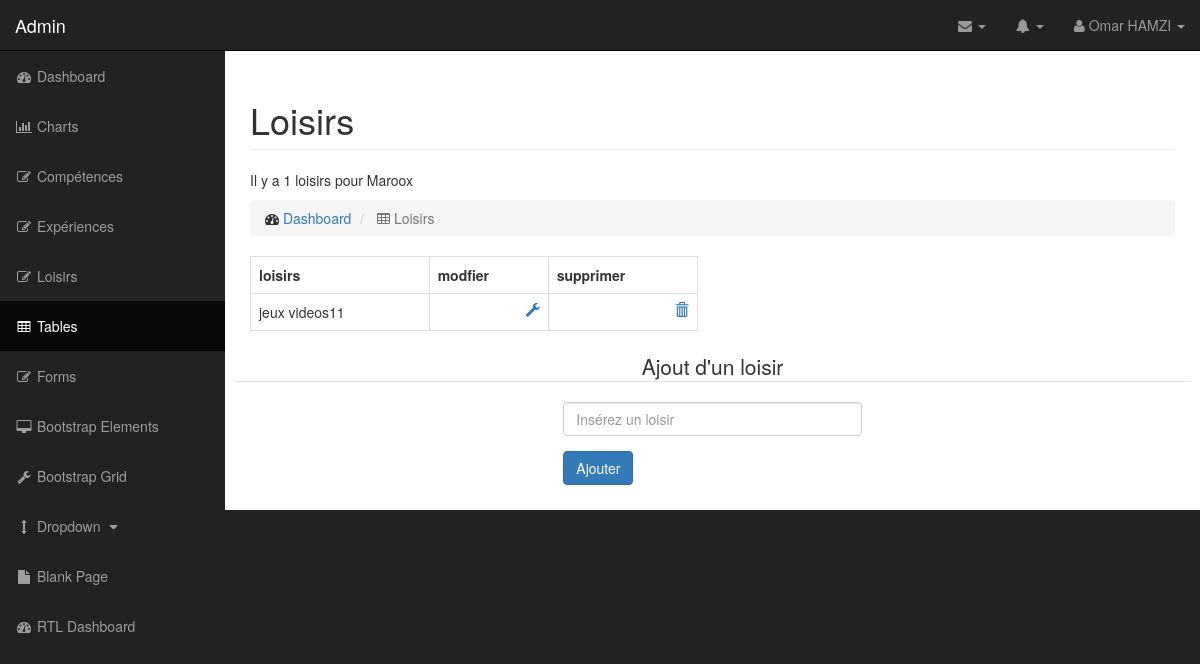
Screenshot of /oxygen/admin/loisir.php with the database file from the repository.
### tables this page shows
CREATE TABLE `t_utilisateurs` (
  `id_utilisateur` int(15) NOT NULL COMMENT 'identifiant utilisateur',
  `prenom` varchar(25) NOT NULL COMMENT 'prenom user ',
  `nom` varchar(25) NOT NULL COMMENT 'nom user',
  `email` varchar(25) NOT NULL COMMENT 'email user',
  `telephone` varchar(20) NOT NULL COMMENT 'telephone user',
  `mdp` varchar(15) NOT NULL COMMENT 'mot de passe',
  `pseudo` varchar(15) NOT NULL COMMENT 'pseudo user',
  `avatar` varchar(15) NOT NULL COMMENT 'image ou icone avatar',
  `age` int(5) NOT NULL COMMENT 'age user',
  `date_naissance` date NOT NULL COMMENT 'date de naissance ',
  `sexe` enum('Femme','Homme') NOT NULL COMMENT 'sexe user',
  `etat_civil` enum('M.','Mme') NOT NULL COMMENT 'etat civil user',
  `statut_marital` enum('Marié','Divorcé','Célébataire') NOT NULL,
  `adresse` text NOT NULL,
  `code_postal` int(5) NOT NULL,
  `ville` varchar(25) NOT NULL,
  `pays` varchar(25) NOT NULL
);

CREATE TABLE `t_loisirs` (
  `id_loisir` int(11) NOT NULL,
  `loisir` varchar(45) NOT NULL,
  `utilisateur_id` int(11) NOT NULL
);

### oxygen/admin/loisir.php (the view, shortened to what this page needs)
<?php require '../connexion/connexion.php' ?>
<!DOCTYPE html>
<html lang="fr">
<head>
<?php
$sql = $pdocv->query("SELECT * FROM t_utilisateurs WHERE id_utilisateur = '1' ");
$ligne_utilisateur = $sql->fetch();
?>
    <link href="css/bootstrap.min.css" rel="stylesheet">
    <link href="css/sb-admin.css" rel="stylesheet">
    <link href="font-awesome/css/font-awesome.min.css" rel="stylesheet" type="text/css">
</head>
<body>
    <div id="wrapper">
        <nav class="navbar navbar-inverse navbar-fixed-top" role="navigation">
            <div class="navbar-header">
                <a class="navbar-brand" href="index.php"> Admin</a>
            </div>
            <ul class="nav navbar-right top-nav">
                <li class="dropdown">
                    <a href="#" class="dropdown-toggle" data-toggle="dropdown"><i class="fa fa-envelope"></i> <b class="caret"></b></a>
                </li>
                <li class="dropdown">
                    <a href="#" class="dropdown-toggle" data-toggle="dropdown"><i class="fa fa-bell"></i> <b class="caret"></b></a>
                </li>
                <li class="dropdown">
                    <a href="#" class="dropdown-toggle" data-toggle="dropdown"><i class="fa fa-user"></i> <?php echo $ligne_utilisateur['prenom'].' '.$ligne_utilisateur['nom'];?> <b class="caret"></b></a>
                </li>
            </ul>
            <div class="collapse navbar-collapse navbar-ex1-collapse">
                <ul class="nav navbar-nav side-nav">
                    <li>
                        <a href="index.php"><i class="fa fa-fw fa-dashboard"></i> Dashboard</a>
                    </li>
                    <li>
                        <a href="charts.php"><i class="fa fa-fw fa-bar-chart-o"></i> Charts</a>
                    </li>
                     <li>
                        <a href="competence.php"><i class="fa fa-fw fa-edit"></i> Compétences</a>
                    </li>
                    <li>
                        <a href="experience.php"><i class="fa fa-fw fa-edit"></i> Expériences</a>
                    </li>
                     <li>
                        <a href="loisir.php"><i class="fa fa-fw fa-edit"></i> Loisirs</a>
                    </li>
                    <li class="active">
                        <a href="tables.php"><i class="fa fa-fw fa-table"></i> Tables</a>
                    </li>
                    <li>
                        <a href="forms.php"><i class="fa fa-fw fa-edit"></i> Forms</a>
                    </li>
                    <li>
                        <a href="bootstrap-elements.php"><i class="fa fa-fw fa-desktop"></i> Bootstrap Elements</a>
                    </li>
                    <li>
                        <a href="bootstrap-grid.php"><i class="fa fa-fw fa-wrench"></i> Bootstrap Grid</a>
                    </li>
                    <li>
                        <a href="javascript:;" data-toggle="collapse" data-target="#demo"><i class="fa fa-fw fa-arrows-v"></i> Dropdown <i class="fa fa-fw fa-caret-down"></i></a>
                    </li>
                    <li>
                        <a href="blank-page.php"><i class="fa fa-fw fa-file"></i> Blank Page</a>
                    </li>
                    <li>
                        <a href="index-rtl.php"><i class="fa fa-fw fa-dashboard"></i> RTL Dashboard</a>
                    </li>
                </ul>
            </div>
        </nav>
        <div id="page-wrapper">
            <div class="container-fluid">
                <?php
                    $loisir = $pdocv->prepare("SELECT * FROM t_loisirs WHERE utilisateur_id = '1' ORDER BY loisir ASC ");
                    $loisir->execute();
                    $nbr_loisirs = $loisir->rowCount();
                ?>
                <div class="row">
                    <div class="col-lg-12">
                        <h1 class="page-header">Loisirs</h1>
                        <p> Il y a <?php echo $nbr_loisirs; ?> loisirs  pour <?php echo $ligne_utilisateur['pseudo']; ?> </p>
                        <ol class="breadcrumb">
                            <li>
                                <i class="fa fa-dashboard"></i>  <a href="index.php">Dashboard</a>
                            </li>
                            <li class="active">
                                <i class="fa fa-table"></i> Loisirs
                            </li>
                        </ol>
                    </div>
                </div>
                <div class="row">
                    <div class="col-lg-6">
                        <div class="table-responsive">
                            <table class="table table-bordered table-hover">
                                <tbody>
                                    <tr>
                                        <th>loisirs</th>
                                        <th>modfier</th>
                                        <th>supprimer</th>
                                    </tr>
                                    <tr>
                                        <?php while ($ligne_loisir = $loisir->fetch()) { ?>
                                        <td><?php echo $ligne_loisir['loisir']; ?></td>
                                        <td><a href="modif_loisir.php?id_loisir=<?php echo $ligne_loisir['id_loisir'];?>"><span class="glyphicon glyphicon-wrench pull-right"></span></a></td>
                                        <td><a href="loisir.php?id_loisir=<?php echo $ligne_loisir['id_loisir'];?>"><span class="glyphicon glyphicon-trash pull-right"></span></a></td>
                                    </tr>
                                         <?php }?>
                                </tbody>
                            </table>
                        </div>
                    </div>
                </div>
 <div class="row">
    <form class="form-horizontal" method="post" action="loisir.php">
    <fieldset>
    <legend style="text-align:center;"> Ajout d'un loisir</legend>
    <div class="form-group">
      <label class="col-md-4 control-label" for="loisir"></label>
      <div class="col-md-4">
      <input id="loisir" name="loisir" type="text" placeholder="Insérez un loisir" class="form-control input-md">
      </div>
    </div>
    <div class="form-group">
      <label class="col-md-4 control-label" for="button"></label>
      <div class="col-md-4">
        <input  type="submit" class="btn btn-primary" value="Ajouter">
      </div>
    </div>
    </fieldset>
    </form>
</div>
                        </div>
                    </div>
                </div>
</body>
</html>

### oxygen/admin/css/sb-admin.css (style rules this page uses)
body { margin-top: 100px; background-color: #222; }
@media (min-width:768px) { body { margin-top: 50px; } }
#wrapper { padding-left: 0; }
#page-wrapper { width: 100%; padding: 0; background-color: #fff; }
@media (min-width:768px) { #wrapper { padding-left: 225px; } }
@media (min-width:768px) { #page-wrapper { padding: 10px; } }
.top-nav { padding: 0 15px; }
.top-nav>li { display: inline-block; float: left; }
.top-nav>li>a { padding-top: 15px; padding-bottom: 15px; line-height: 20px; color: #999; }
@media (min-width:768px) { .side-nav { position: fixed; top: 51px; left: 225px; width: 225px; margin-left: -225px; border: none; border-radius: 0; overflow-y: auto; background-color: #222; bottom: 0; overflow-x: hidden; padding-bottom: 40px; } }
@media (min-width:768px) { .side-nav>li>a { width: 225px; } }

### rows the page displays
t_utilisateurs: prenom "Omar", nom "HAMZI", pseudo "Maroox"
t_loisirs: loisir "jeux videos11"

### other values shown
$nbr_loisirs "1"
